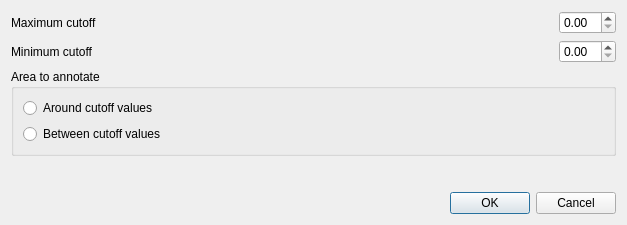
<?xml version="1.0" encoding="UTF-8"?>
<ui version="4.0">
 <class>SaveGraphCutoffsDialog</class>
 <widget class="QDialog" name="SaveGraphCutoffsDialog">
  <property name="geometry">
   <rect>
    <x>0</x>
    <y>0</y>
    <width>627</width>
    <height>225</height>
   </rect>
  </property>
  <property name="windowTitle">
   <string>Save Graph Cutoffs as Annotations</string>
  </property>
  <layout class="QGridLayout" name="gridLayout">
   <property name="sizeConstraint">
    <enum>QLayout::SetMinAndMaxSize</enum>
   </property>
   <item row="1" column="1" colspan="2">
    <spacer name="horizontalSpacer_3">
     <property name="orientation">
      <enum>Qt::Horizontal</enum>
     </property>
     <property name="sizeHint" stdset="0">
      <size>
       <width>247</width>
       <height>20</height>
      </size>
     </property>
    </spacer>
   </item>
   <item row="1" column="3">
    <widget class="QDoubleSpinBox" name="minCutoffBox">
     <property name="sizePolicy">
      <sizepolicy hsizetype="Fixed" vsizetype="Fixed">
       <horstretch>0</horstretch>
       <verstretch>0</verstretch>
      </sizepolicy>
     </property>
    </widget>
   </item>
   <item row="2" column="0" colspan="4">
    <widget class="QGroupBox" name="groupBox">
     <property name="sizePolicy">
      <sizepolicy hsizetype="Preferred" vsizetype="Fixed">
       <horstretch>0</horstretch>
       <verstretch>0</verstretch>
      </sizepolicy>
     </property>
     <property name="title">
      <string>Area to annotate</string>
     </property>
     <layout class="QVBoxLayout" name="verticalLayout">
      <item>
       <widget class="QRadioButton" name="outsideRadioButton">
        <property name="sizePolicy">
         <sizepolicy hsizetype="Expanding" vsizetype="Maximum">
          <horstretch>0</horstretch>
          <verstretch>0</verstretch>
         </sizepolicy>
        </property>
        <property name="text">
         <string>Around cutoff values</string>
        </property>
       </widget>
      </item>
      <item>
       <widget class="QRadioButton" name="betweenRadioButton">
        <property name="sizePolicy">
         <sizepolicy hsizetype="Expanding" vsizetype="Minimum">
          <horstretch>0</horstretch>
          <verstretch>0</verstretch>
         </sizepolicy>
        </property>
        <property name="text">
         <string>Between cutoff values</string>
        </property>
       </widget>
      </item>
     </layout>
    </widget>
   </item>
   <item row="3" column="0" colspan="4">
    <widget class="QWidget" name="annotationsWidget" native="true">
     <property name="sizePolicy">
      <sizepolicy hsizetype="Expanding" vsizetype="Expanding">
       <horstretch>0</horstretch>
       <verstretch>0</verstretch>
      </sizepolicy>
     </property>
    </widget>
   </item>
   <item row="0" column="3">
    <widget class="QDoubleSpinBox" name="maxCutoffBox">
     <property name="sizePolicy">
      <sizepolicy hsizetype="Fixed" vsizetype="Fixed">
       <horstretch>0</horstretch>
       <verstretch>0</verstretch>
      </sizepolicy>
     </property>
    </widget>
   </item>
   <item row="0" column="1" colspan="2">
    <spacer name="horizontalSpacer_2">
     <property name="sizePolicy">
      <sizepolicy hsizetype="Expanding" vsizetype="Minimum">
       <horstretch>0</horstretch>
       <verstretch>0</verstretch>
      </sizepolicy>
     </property>
     <property name="orientation">
      <enum>Qt::Horizontal</enum>
     </property>
     <property name="sizeType">
      <enum>QSizePolicy::Expanding</enum>
     </property>
     <property name="sizeHint" stdset="0">
      <size>
       <width>247</width>
       <height>20</height>
      </size>
     </property>
    </spacer>
   </item>
   <item row="0" column="0">
    <widget class="QLabel" name="label_2">
     <property name="sizePolicy">
      <sizepolicy hsizetype="Fixed" vsizetype="Preferred">
       <horstretch>0</horstretch>
       <verstretch>0</verstretch>
      </sizepolicy>
     </property>
     <property name="minimumSize">
      <size>
       <width>0</width>
       <height>0</height>
      </size>
     </property>
     <property name="text">
      <string>Maximum cutoff</string>
     </property>
    </widget>
   </item>
   <item row="1" column="0">
    <widget class="QLabel" name="label_3">
     <property name="minimumSize">
      <size>
       <width>0</width>
       <height>0</height>
      </size>
     </property>
     <property name="text">
      <string>Minimum cutoff</string>
     </property>
    </widget>
   </item>
   <item row="4" column="0" colspan="4">
    <widget class="QDialogButtonBox" name="buttonBox">
     <property name="standardButtons">
      <set>QDialogButtonBox::Cancel|QDialogButtonBox::Ok</set>
     </property>
    </widget>
   </item>
  </layout>
 </widget>
 <resources/>
 <connections>
  <connection>
   <sender>buttonBox</sender>
   <signal>accepted()</signal>
   <receiver>SaveGraphCutoffsDialog</receiver>
   <slot>accept()</slot>
   <hints>
    <hint type="sourcelabel">
     <x>218</x>
     <y>202</y>
    </hint>
    <hint type="destinationlabel">
     <x>218</x>
     <y>111</y>
    </hint>
   </hints>
  </connection>
  <connection>
   <sender>buttonBox</sender>
   <signal>rejected()</signal>
   <receiver>SaveGraphCutoffsDialog</receiver>
   <slot>reject()</slot>
   <hints>
    <hint type="sourcelabel">
     <x>218</x>
     <y>202</y>
    </hint>
    <hint type="destinationlabel">
     <x>218</x>
     <y>111</y>
    </hint>
   </hints>
  </connection>
 </connections>
</ui>
